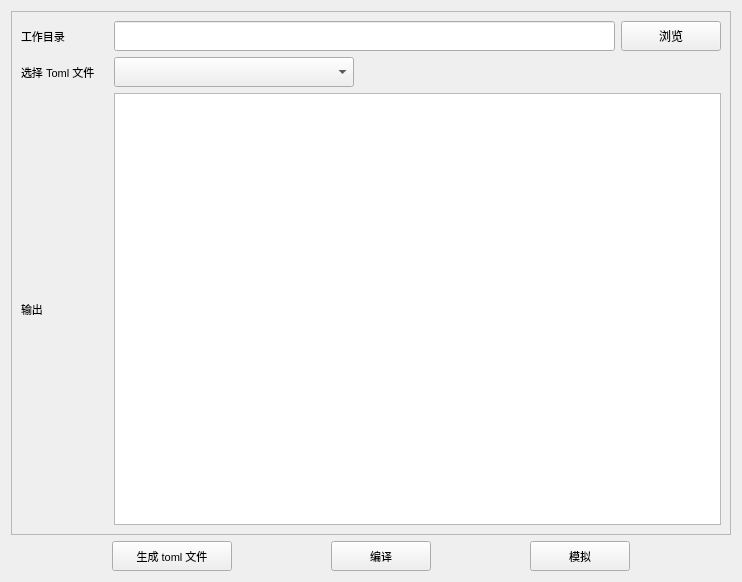
<?xml version="1.0" encoding="UTF-8"?>
<ui version="4.0">
 <class>FuDanWei</class>
 <widget class="QWidget" name="FuDanWei">
  <property name="geometry">
   <rect>
    <x>0</x>
    <y>0</y>
    <width>742</width>
    <height>582</height>
   </rect>
  </property>
  <property name="windowTitle">
   <string>复旦微</string>
  </property>
  <layout class="QVBoxLayout" name="verticalLayout_2">
   <item>
    <widget class="QScrollArea" name="scrollArea">
     <property name="styleSheet">
      <string notr="true"/>
     </property>
     <property name="widgetResizable">
      <bool>true</bool>
     </property>
     <widget class="QWidget" name="scrollAreaWidgetContents_2">
      <property name="geometry">
       <rect>
        <x>0</x>
        <y>0</y>
        <width>722</width>
        <height>524</height>
       </rect>
      </property>
      <property name="sizePolicy">
       <sizepolicy hsizetype="Preferred" vsizetype="Preferred">
        <horstretch>0</horstretch>
        <verstretch>0</verstretch>
       </sizepolicy>
      </property>
      <property name="minimumSize">
       <size>
        <width>300</width>
        <height>424</height>
       </size>
      </property>
      <layout class="QVBoxLayout" name="verticalLayout">
       <item>
        <layout class="QHBoxLayout" name="horizontalLayout">
         <item>
          <widget class="QLabel" name="label_workspace">
           <property name="sizePolicy">
            <sizepolicy hsizetype="Fixed" vsizetype="Fixed">
             <horstretch>0</horstretch>
             <verstretch>0</verstretch>
            </sizepolicy>
           </property>
           <property name="minimumSize">
            <size>
             <width>87</width>
             <height>30</height>
            </size>
           </property>
           <property name="maximumSize">
            <size>
             <width>60</width>
             <height>16777215</height>
            </size>
           </property>
           <property name="font">
            <font>
             <pointsize>8</pointsize>
            </font>
           </property>
           <property name="text">
            <string>工作目录</string>
           </property>
          </widget>
         </item>
         <item>
          <widget class="QLineEdit" name="WorkSpaceLine">
           <property name="minimumSize">
            <size>
             <width>0</width>
             <height>30</height>
            </size>
           </property>
           <property name="maximumSize">
            <size>
             <width>16777215</width>
             <height>16777215</height>
            </size>
           </property>
          </widget>
         </item>
         <item>
          <widget class="QPushButton" name="WorkSpaceButton">
           <property name="sizePolicy">
            <sizepolicy hsizetype="Preferred" vsizetype="Fixed">
             <horstretch>0</horstretch>
             <verstretch>0</verstretch>
            </sizepolicy>
           </property>
           <property name="minimumSize">
            <size>
             <width>100</width>
             <height>30</height>
            </size>
           </property>
           <property name="maximumSize">
            <size>
             <width>100</width>
             <height>16777215</height>
            </size>
           </property>
           <property name="text">
            <string>浏览</string>
           </property>
          </widget>
         </item>
        </layout>
       </item>
       <item>
        <layout class="QHBoxLayout" name="horizontalLayout_3">
         <item>
          <widget class="QLabel" name="label_toml_file">
           <property name="sizePolicy">
            <sizepolicy hsizetype="Preferred" vsizetype="Preferred">
             <horstretch>0</horstretch>
             <verstretch>0</verstretch>
            </sizepolicy>
           </property>
           <property name="minimumSize">
            <size>
             <width>87</width>
             <height>30</height>
            </size>
           </property>
           <property name="font">
            <font>
             <pointsize>8</pointsize>
            </font>
           </property>
           <property name="text">
            <string>选择 Toml 文件</string>
           </property>
          </widget>
         </item>
         <item>
          <widget class="QComboBox" name="TomlFileComboBox">
           <property name="minimumSize">
            <size>
             <width>240</width>
             <height>30</height>
            </size>
           </property>
          </widget>
         </item>
         <item>
          <spacer name="horizontalSpacer_4">
           <property name="orientation">
            <enum>Qt::Orientation::Horizontal</enum>
           </property>
           <property name="sizeHint" stdset="0">
            <size>
             <width>40</width>
             <height>20</height>
            </size>
           </property>
          </spacer>
         </item>
        </layout>
       </item>
       <item>
        <layout class="QHBoxLayout" name="horizontalLayout_4">
         <item>
          <widget class="QLabel" name="label_output">
           <property name="minimumSize">
            <size>
             <width>87</width>
             <height>30</height>
            </size>
           </property>
           <property name="maximumSize">
            <size>
             <width>87</width>
             <height>30</height>
            </size>
           </property>
           <property name="font">
            <font>
             <pointsize>8</pointsize>
            </font>
           </property>
           <property name="text">
            <string>输出</string>
           </property>
          </widget>
         </item>
         <item>
          <widget class="QTextEdit" name="outputEdit">
           <property name="sizePolicy">
            <sizepolicy hsizetype="Expanding" vsizetype="Expanding">
             <horstretch>0</horstretch>
             <verstretch>0</verstretch>
            </sizepolicy>
           </property>
           <property name="minimumSize">
            <size>
             <width>0</width>
             <height>150</height>
            </size>
           </property>
           <property name="readOnly">
            <bool>true</bool>
           </property>
          </widget>
         </item>
        </layout>
       </item>
      </layout>
     </widget>
    </widget>
   </item>
   <item>
    <layout class="QHBoxLayout" name="horizontalLayout_2">
     <property name="spacing">
      <number>6</number>
     </property>
     <item>
      <spacer name="horizontalSpacer_3">
       <property name="orientation">
        <enum>Qt::Orientation::Horizontal</enum>
       </property>
       <property name="sizeType">
        <enum>QSizePolicy::Policy::Preferred</enum>
       </property>
       <property name="sizeHint" stdset="0">
        <size>
         <width>101</width>
         <height>20</height>
        </size>
       </property>
      </spacer>
     </item>
     <item>
      <widget class="QPushButton" name="GenerateButton">
       <property name="sizePolicy">
        <sizepolicy hsizetype="Preferred" vsizetype="Fixed">
         <horstretch>1</horstretch>
         <verstretch>0</verstretch>
        </sizepolicy>
       </property>
       <property name="minimumSize">
        <size>
         <width>120</width>
         <height>30</height>
        </size>
       </property>
       <property name="maximumSize">
        <size>
         <width>100</width>
         <height>30</height>
        </size>
       </property>
       <property name="font">
        <font>
         <pointsize>8</pointsize>
        </font>
       </property>
       <property name="text">
        <string>生成 toml 文件</string>
       </property>
      </widget>
     </item>
     <item>
      <spacer name="horizontalSpacer">
       <property name="orientation">
        <enum>Qt::Orientation::Horizontal</enum>
       </property>
       <property name="sizeHint" stdset="0">
        <size>
         <width>40</width>
         <height>20</height>
        </size>
       </property>
      </spacer>
     </item>
     <item>
      <widget class="QPushButton" name="pushButton_3">
       <property name="sizePolicy">
        <sizepolicy hsizetype="Preferred" vsizetype="Fixed">
         <horstretch>1</horstretch>
         <verstretch>0</verstretch>
        </sizepolicy>
       </property>
       <property name="minimumSize">
        <size>
         <width>100</width>
         <height>30</height>
        </size>
       </property>
       <property name="maximumSize">
        <size>
         <width>100</width>
         <height>30</height>
        </size>
       </property>
       <property name="font">
        <font>
         <pointsize>8</pointsize>
        </font>
       </property>
       <property name="text">
        <string>编译</string>
       </property>
      </widget>
     </item>
     <item>
      <spacer name="horizontalSpacer_2">
       <property name="orientation">
        <enum>Qt::Orientation::Horizontal</enum>
       </property>
       <property name="sizeHint" stdset="0">
        <size>
         <width>40</width>
         <height>20</height>
        </size>
       </property>
      </spacer>
     </item>
     <item>
      <widget class="QPushButton" name="pushButton_4">
       <property name="sizePolicy">
        <sizepolicy hsizetype="Preferred" vsizetype="Fixed">
         <horstretch>1</horstretch>
         <verstretch>0</verstretch>
        </sizepolicy>
       </property>
       <property name="minimumSize">
        <size>
         <width>100</width>
         <height>30</height>
        </size>
       </property>
       <property name="maximumSize">
        <size>
         <width>100</width>
         <height>30</height>
        </size>
       </property>
       <property name="font">
        <font>
         <pointsize>8</pointsize>
        </font>
       </property>
       <property name="text">
        <string>模拟</string>
       </property>
      </widget>
     </item>
     <item>
      <spacer name="horizontalSpacer_5">
       <property name="orientation">
        <enum>Qt::Orientation::Horizontal</enum>
       </property>
       <property name="sizeType">
        <enum>QSizePolicy::Policy::Preferred</enum>
       </property>
       <property name="sizeHint" stdset="0">
        <size>
         <width>101</width>
         <height>20</height>
        </size>
       </property>
      </spacer>
     </item>
    </layout>
   </item>
  </layout>
 </widget>
 <resources/>
 <connections/>
</ui>
